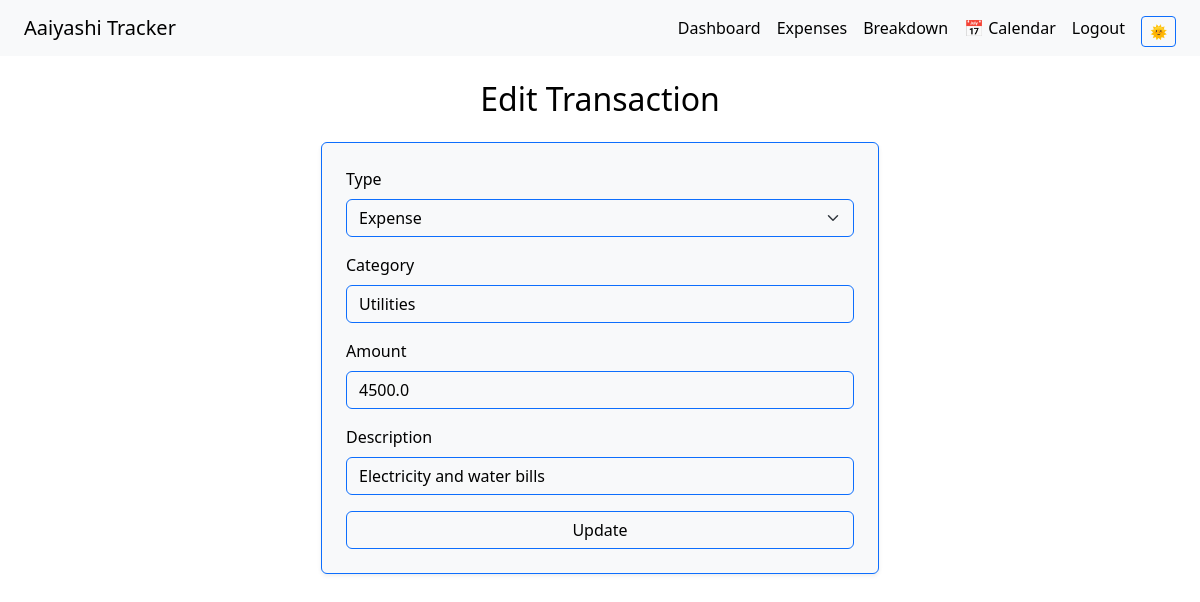
/edit/2 (signed in), run on the app's committed database.
### app/models.py (models this page shows)
class Expense(db.Model):
    id = db.Column(db.Integer, primary_key=True)
    type = db.Column(db.String(10))
    category = db.Column(db.String(50))
    amount = db.Column(db.Float)
    date = db.Column(db.Date, default=datetime.utcnow)
    description = db.Column(db.String(200))
    user_id = db.Column(db.Integer, db.ForeignKey('user.id'), nullable=False)

### app/routes.py (the view, shortened to what this page needs)
@main.route('/edit/<int:expense_id>', methods=['GET', 'POST'])
@login_required
def edit_expense(expense_id):
    expense = Expense.query.get_or_404(expense_id)
    if expense.user_id != current_user.id:
        flash("Unauthorized access!", "danger")
        return redirect(url_for('main.expenses'))
    return render_template('edit_expense.html', expense=expense)

### app/routes.py (called while the page is built)
@login_manager.user_loader
def load_user(user_id):
    return User.query.get(int(user_id))

### app/templates/edit_expense.html (shortened to what this page needs)
{% extends 'base.html' %}
{% block content %}
<h2 class="text-center mb-4">Edit Transaction</h2>
<form method="POST" class="card p-4 shadow-sm col-md-6 mx-auto">
    <div class="mb-3">
        <label class="form-label">Type</label>
        <select name="type" class="form-select" required>
            <option value="Expense" {% if expense.type == 'Expense' %}selected{% endif %}>Expense</option>
        </select>
    </div>
    <div class="mb-3">
        <label class="form-label">Category</label>
        <input type="text" name="category" class="form-control" value="{{ expense.category }}" required>
    </div>
    <div class="mb-3">
        <label class="form-label">Amount</label>
        <input type="number" name="amount" class="form-control" value="{{ expense.amount }}" required>
    </div>
    <div class="mb-3">
        <label class="form-label">Description</label>
        <input type="text" name="description" class="form-control" value="{{ expense.description }}">
    </div>
    <button type="submit" class="btn btn-success w-100">Update</button>
</form>
{% endblock %}

### app/static/styles.css (style rules this page uses)
:root { --bg-color: #ffffff; --text-color: #000000; --card-color: #f8f9fa; --accent-color: #0d6efd; }
body { background-color: var(--bg-color) !important; color: var(--text-color); }
.card, .shadow-sm, table, .form-control, .form-select, .btn { background-color: var(--card-color) !important; color: var(--text-color) !important; border-color: var(--accent-color) !important; }
a, .btn { color: var(--accent-color); }

### data on the page
Expense: type "Expense", category "Utilities", amount "4500.0", description "Electricity and water bills"
